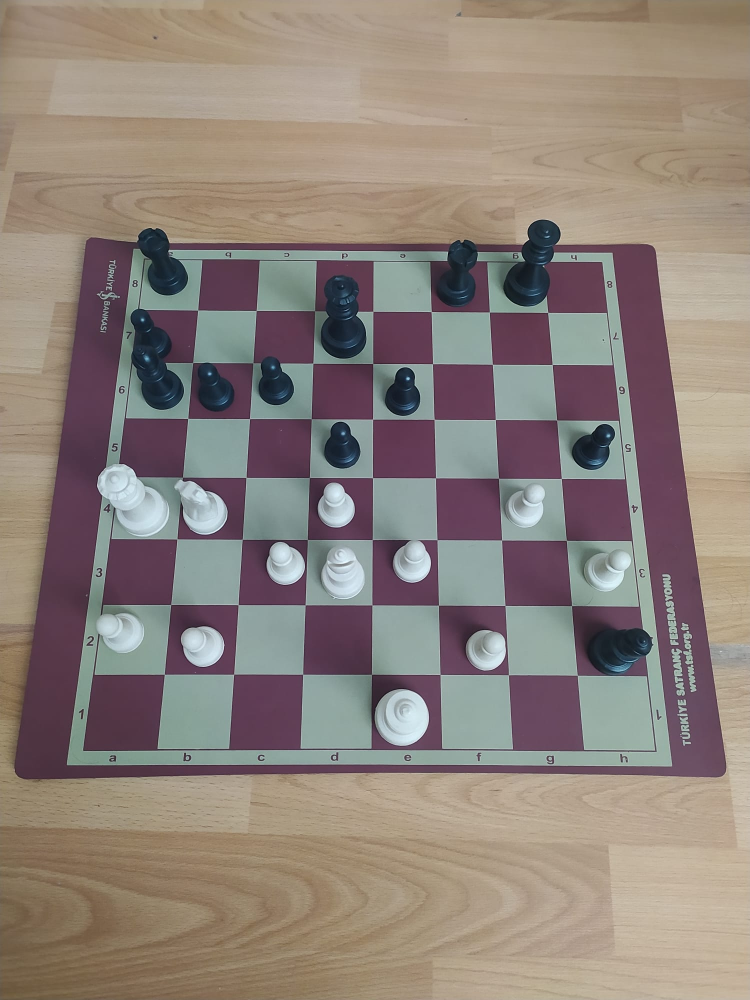
#> input picture test-10.jpeg, 1500 x 2000 px, given in place of the camera (shown at 1/2 size)
$ python board_finder.py
#> lines starting #> are read from the running program, lines starting #| are printed output that depends on the picture; after the words box and inside, x2 and y2 are one past the last pixel; in counts of white or black regions, pixels touching at a corner belong together
#> further down, frame is the input picture: shape (2000, 1500, 3); mean B, G, R 122.1, 129.9, 142
#this code finds the board without using any Neural network models. (cant find the board when pieces are placed on it)


import cv2 as cv
import numpy as np
import math
import matplotlib.pyplot as plt
import chess
import chess.engine
import time

INTERVAL = 10
LAST_CAPTURE_TIME = 0
MIN_SQUARE_LENGTH = 30
MAX_SQUARE_LENGTH = 50

MIN_BOARD_LENGTH = 240
MAX_BOARD_LENGTH = 400
# Class id to label mapping must match training
CLASS_ID_TO_NAME = {
    0: 'black-bishop', 1: 'black-king', 2: 'black-knight', 3: 'black-pawn', 4: 'black-queen', 5: 'black-rook',
    6: 'white-bishop', 7: 'white-king', 8: 'white-knight', 9: 'white-pawn', 10: 'white-queen', 11: 'white-rook'
}


camera = cv.VideoCapture(0, cv.CAP_DSHOW)
if not camera.isOpened():
    print("Не удалось открыть камеру")
    exit()

def detect_chessboard(frame):
        img = frame.copy()
        gray_img = cv.cvtColor(img, cv.COLOR_BGR2GRAY)
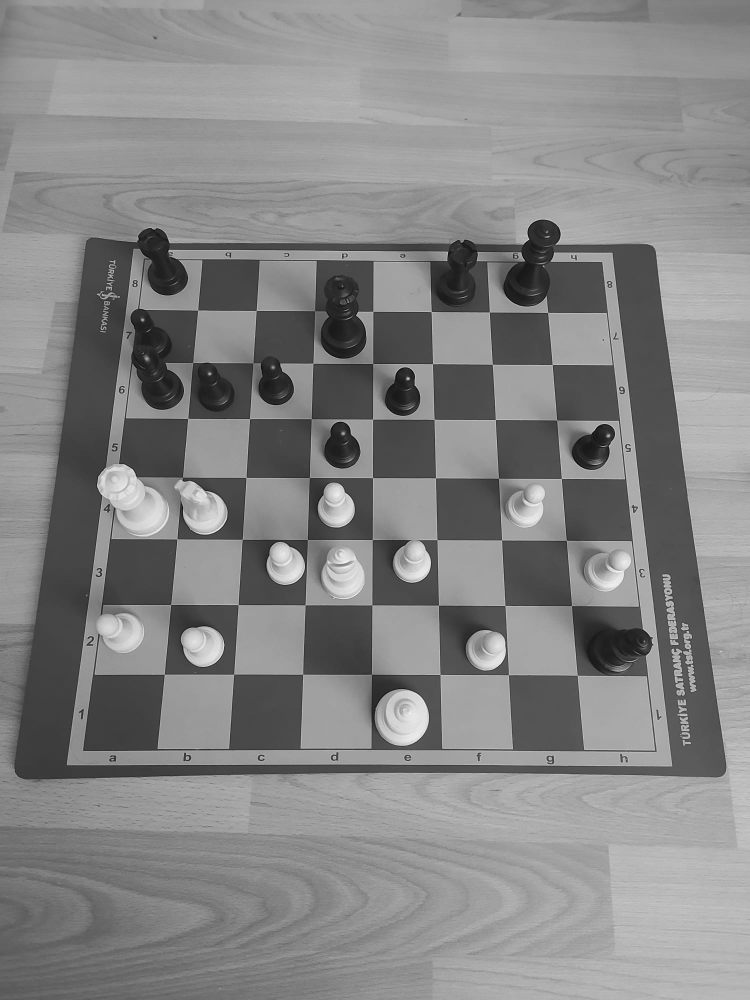
#> gray_img: shape (2000, 1500) (shown at 1/2 size); min 0, max 254, mean 132.7

        # Apply Gaussian blur to reduce noise from pieces
        blurred = cv.GaussianBlur(gray_img, (5, 5), 0)

        #Detecting edges with lower sensitivity to reduce piece interference
        canny_img = cv.Canny(blurred, 50, 100)
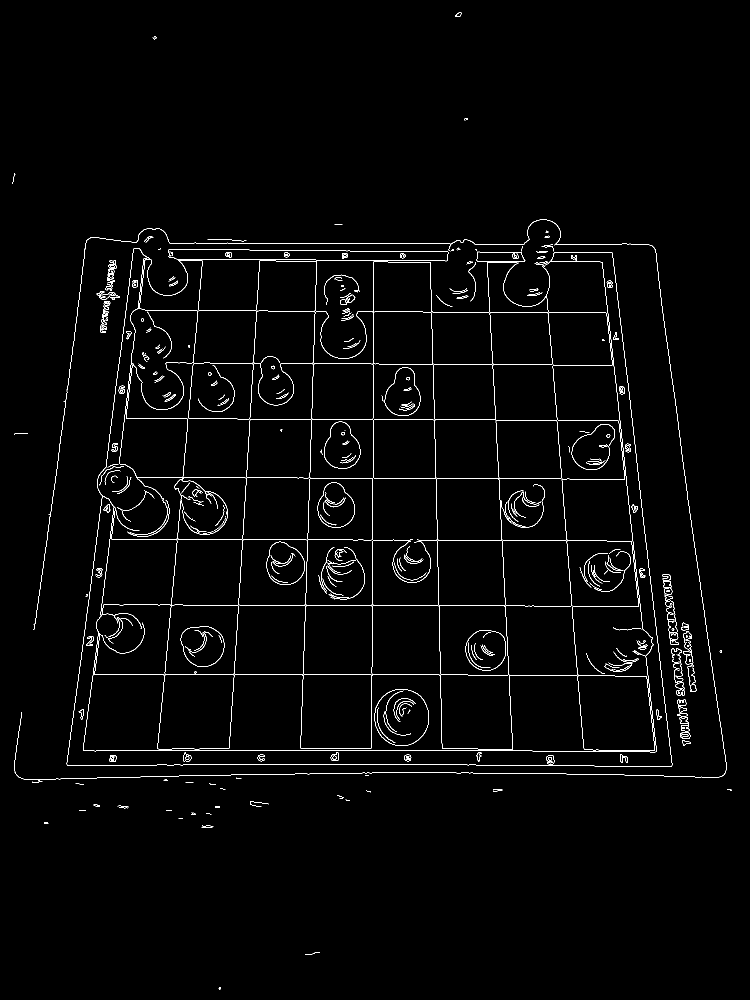
#> canny_img: shape (2000, 1500) (shown at 1/2 size); 1.6% white in thin lines or dots
        cv.imshow('edges', canny_img)

        #Widering edges with larger kernel to connect board edges
        kernel = np.ones((3,3), np.uint8)
        wider_img = cv.dilate(canny_img, kernel, iterations=2)
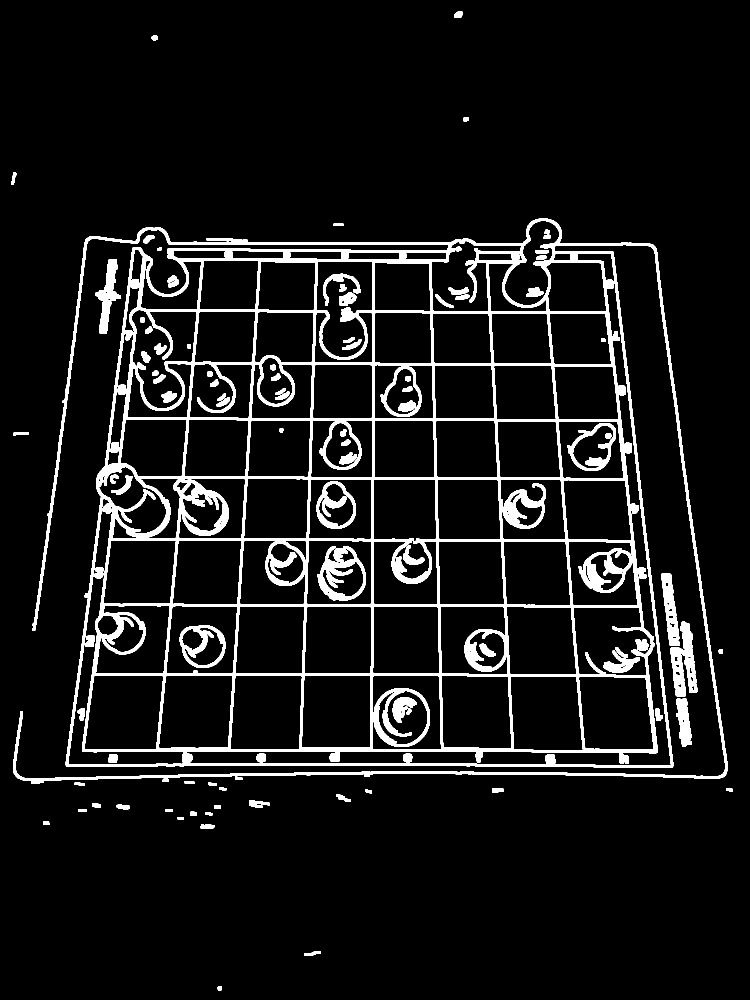
#> wider_img: shape (2000, 1500) (shown at 1/2 size); 8% white; 100 white regions, largest, box (x1, y1, x2, y2) and area: (26, 437, 1455, 1568) 188429, (634, 1092, 732, 1201) 4494, (1340, 1243, 1395, 1394) 4325
        cv.imshow('wider img', wider_img)

        threshold = 350
        black_img_lines = np.zeros_like(wider_img)
        lines = cv.HoughLines(wider_img, 1, np.pi / 180, threshold=threshold)
#> lines = 677 rows, first 8: [1531, 1.57], [1501, 1.57], [1351, 1.57], [1211, 1.57], [1080, 1.57], [-1225, 3], [956, 1.57], [651, 0.0349]

        if lines is not None:
            for rho, theta in lines[:, 0]:
                a = np.cos(theta)
                b = np.sin(theta)
                x0 = a * rho
                y0 = b * rho
                x1 = int(x0 + 1000 * (-b))
                y1 = int(y0 + 1000 * (a))
                x2 = int(x0 - 1000 * (-b))
                y2 = int(y0 - 1000 * (a))
                cv.line(black_img_lines, (x1, y1), (x2, y2), (255, 255, 255), 2)
#> this loop made 677 passes
#> (rho, theta, a, b, x0, y0, x1, y1) on passes 1 to 3: (1531, 1.57, -4.37e-08, 1, -6.69e-05, 1531, -1000, 1530), (1501, 1.57, -4.37e-08, 1, -6.56e-05, 1501, -1000, 1500), (1351, 1.57, -4.37e-08, 1, -5.91e-05, 1351, -1000, 1350)
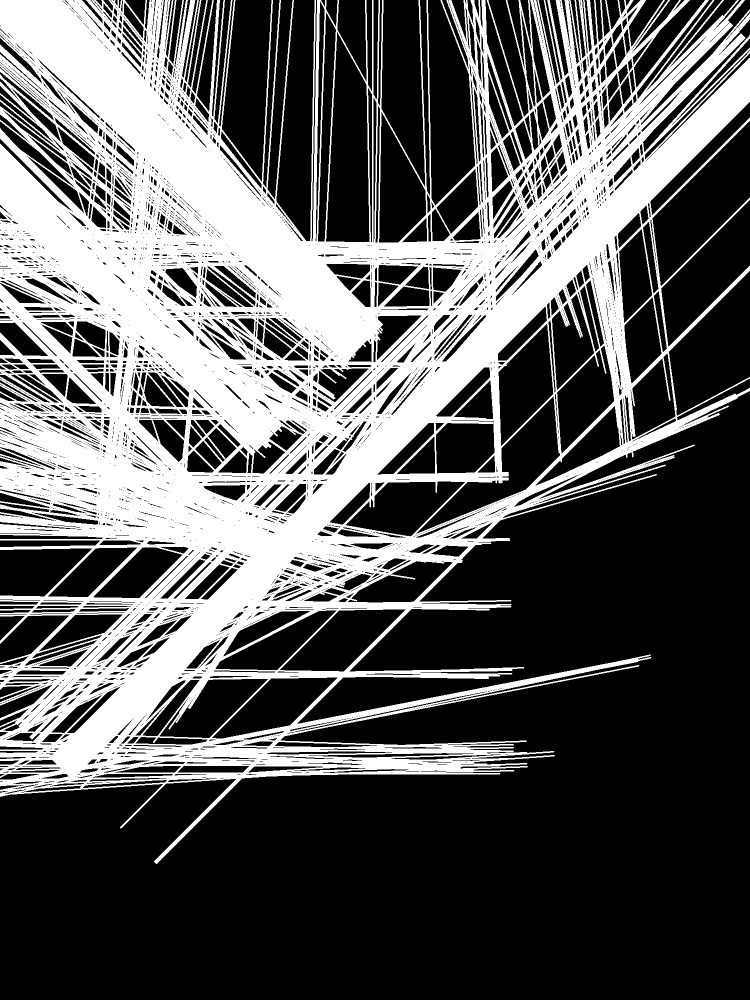
#> black_img_lines: shape (2000, 1500) (shown at 1/2 size); 35.1% white; 1 white region
            cv.imshow('Lines', black_img_lines)


        contours, _ = cv.findContours(black_img_lines, cv.RETR_TREE, cv.CHAIN_APPROX_SIMPLE)
#> contours = 8000 contours, 6573 with area under 20; largest, box (x1, y1, x2, y2) and area: (0, 0, 1500, 1728) 1586148, (651, 63, 740, 485) 27510, (832, 792, 1121, 1068) 20265, (559, 1218, 812, 1344) 16183, (996, 647, 1108, 893) 15630
        # Отрисовка прямоугольников вместо линий
        black_img_squares = np.ones_like(black_img_lines)

        rect_count = 0  # Считаем прямоугольники

        for contour in contours:
            area = cv.contourArea(contour)
            if area < 200 or area > 15000:
                continue  # фильтруем слишком маленькие/большие

            epsilon = 0.03 * cv.arcLength(contour, True)
            approx = cv.approxPolyDP(contour, epsilon, True)

            # Из всех многоугольников нужно теперь извлечь только квадраты


            def is_square(approx, min_side=MIN_SQUARE_LENGTH, max_side=MAX_SQUARE_LENGTH, angle_tolerance=20):
                # approx - массив из 4 точек контура
                if len(approx) != 4:
                    return False

                def length(p1, p2):
                    return np.linalg.norm(p1 - p2)

                pts = approx.reshape(4, 2)
                sides = [length(pts[i], pts[(i+1)%4]) for i in range(4)]

                # Проверяем длины сторон в заданном диапазоне
                for side in sides:
                    if side < min_side or side > max_side:
                        return False

                # Проверяем, что все стороны примерно равны (отклонение не более 15%)
                mean_side = np.mean(sides)
                for side in sides:
                    if abs(side - mean_side) > mean_side * 0.15:
                        return False

                # Проверяем углы, они должны быть примерно 90 градусов
                def angle(pt1, pt2, pt3):
                    vec1 = pt1 - pt2
                    vec2 = pt3 - pt2
                    cos_angle = np.dot(vec1, vec2) / (np.linalg.norm(vec1) * np.linalg.norm(vec2))
                    angle_deg = np.degrees(np.arccos(cos_angle))
                    return angle_deg

                angles = []
                for i in range(4):
                    ang = angle(pts[(i-1)%4], pts[i], pts[(i+1)%4])
                    angles.append(ang)

                for ang in angles:
                    if abs(ang - 90) > angle_tolerance:
                        return False

                return True
#> this loop made 8000 passes
#> area on passes 1, 3, 7: 1586147.5, 103, 132

        squares = []
        for contour in contours:
                area = cv.contourArea(contour)
                if area < 150 or area > 20000:
                    continue

                epsilon = 0.03 * cv.arcLength(contour, True)
                approx = cv.approxPolyDP(contour, epsilon, True)

                if len(approx) == 4 and is_square(approx):
                    squares.append(approx.reshape(4,2))
                    cv.drawContours(black_img_squares, [approx], -1, 255, thickness=4)
                    rect_count += 1
#> black_img_squares: shape (2000, 1500); every value is 1
#> after the loop, rect_count = 0; squares = []
        cv.imshow('squares', black_img_squares)

        #finding the centers of the squares
        mid_squares = []

        if len(squares) == 0:
            print("No squares detected")
            return None

        for square in squares:
            sum_x = 0
            sum_y = 0
            for point in square:
                sum_x += point[0]
                sum_y += point[1]
            mid_x = sum_x / 4
            mid_y = sum_y / 4
            mid_squares.append((mid_x, mid_y))

        #finding the biggest contour
        contours, _ = cv.findContours(wider_img, cv.RETR_EXTERNAL, cv.CHAIN_APPROX_SIMPLE)

        if not contours:
            print('No chess board detected')
            return None

        largest_contour = max(contours, key=cv.contourArea)
        largest_contour_img = np.zeros_like(wider_img)

        cv.drawContours(largest_contour_img, largest_contour, -1, (255,255,255), 10)
        cv.imshow('board', largest_contour_img)

        # Find the actual corners of the chessboard using contour approximation
        epsilon = 0.02 * cv.arcLength(largest_contour, True)
        approx_corners = cv.approxPolyDP(largest_contour, epsilon, True)

        # Ensure we have exactly 4 corners
        if len(approx_corners) != 4:
            print("Could not detect exactly 4 corners of the chessboard")
            return None

        # Sort corners in order: top-left, top-right, bottom-right, bottom-left
        corners = approx_corners.reshape(4, 2)

        # Sort by y-coordinate first to separate top and bottom
        corners = corners[corners[:, 1].argsort()]
        top_corners = corners[:2]
        bottom_corners = corners[2:]

        # Sort top corners by x-coordinate
        top_corners = top_corners[top_corners[:, 0].argsort()]
        # Sort bottom corners by x-coordinate
        bottom_corners = bottom_corners[bottom_corners[:, 0].argsort()]

        # Reconstruct the ordered corners
        board_corners = np.array([
            top_corners[0],      # Top-left
            top_corners[1],      # Top-right
            bottom_corners[1],   # Bottom-right
            bottom_corners[0]    # Bottom-left
        ], dtype=np.float32)

        # Check which squares are inside the chess board using contour point test
        board_squares = []
        for square in mid_squares:
            square_x, square_y = square
            # Check if the square center is inside the board contour
            if cv.pointPolygonTest(largest_contour, (square_x, square_y), False) >= 0:
                board_squares.append(square)

        is_board = False
        if len(board_squares) > 20:  # Reduced threshold to be more tolerant
            is_board = True
            print(f"Chess board detected with {len(board_squares)} squares")
        else:
            print(f"Not enough squares detected: {len(board_squares)} (need > 20)")

        # we divide the board into 64 pieces with angle consideration
        if is_board == True:
            new_board = frame.copy()

            # Calculate the size of the board in the transformed space
            # We'll use a standard 8x8 grid size for the transformed image
            grid_size = 400  # Size of the transformed board image
            square_size = grid_size // 8

            # Define the destination corners for perspective transform
            dst_corners = np.array([
                [0, 0],                    # Top-left
                [grid_size, 0],            # Top-right
                [grid_size, grid_size],    # Bottom-right
                [0, grid_size]             # Bottom-left
            ], dtype=np.float32)

            # Calculate perspective transform matrix
            perspective_matrix = cv.getPerspectiveTransform(board_corners, dst_corners)

            # Apply perspective transform to get the straightened board
            transformed_board = cv.warpPerspective(new_board, perspective_matrix, (grid_size, grid_size))

            # Draw the detected board corners on the original image
            for i, corner in enumerate(board_corners):
                cv.circle(new_board, tuple(corner.astype(int)), 5, (0, 0, 255), -1)
                cv.putText(new_board, str(i), tuple(corner.astype(int)),
                          cv.FONT_HERSHEY_SIMPLEX, 0.5, (255, 255, 255), 1)

            # Create 8x8 grid of squares on the transformed board
            squares_grid = []
            for row in range(8):
                for col in range(8):
                    # Calculate square coordinates in transformed space
                    x1 = col * square_size
                    y1 = row * square_size
                    x2 = (col + 1) * square_size
                    y2 = (row + 1) * square_size

                    # Extract square from the transformed board
                    square = transformed_board[y1:y2, x1:x2]

                    # Calculate the corresponding coordinates in the original image
                    # Transform the square corners back to original image space
                    square_corners_transformed = np.array([
                        [x1, y1],
                        [x2, y1],
                        [x2, y2],
                        [x1, y2]
                    ], dtype=np.float32)

                    # Apply inverse perspective transform
                    inverse_matrix = cv.getPerspectiveTransform(dst_corners, board_corners)
                    square_corners_original = cv.perspectiveTransform(
                        square_corners_transformed.reshape(-1, 1, 2), inverse_matrix
                    ).reshape(-1, 2)

                    # Draw the transformed square on the original image
                    square_corners_original_int = square_corners_original.astype(int)
                    cv.polylines(new_board, [square_corners_original_int], True, (0, 255, 0), 2)

                    # Add square coordinates and content to the grid
                    squares_grid.append({
                        'position': (row, col),
                        'coordinates_transformed': (x1, y1, x2, y2),
                        'coordinates_original': square_corners_original.tolist(),
                        'content': square
                    })

            # Display both the original image with drawn squares and the transformed board
            cv.imshow('Divided Chess Board (Original)', new_board)
            cv.imshow('Transformed Chess Board', transformed_board)
            print(f"Board divided into 64 squares with angle consideration. Grid size: {len(squares_grid)} squares")

            return squares_grid
        else:
            print("no chessboard detected, trying again")
            return None

while True:
    ret, frame = camera.read()
    if not ret:
        print("Не удалось считать кадр")
        break

    now = time.time()
    if now - LAST_CAPTURE_TIME >= INTERVAL:
        cv.imshow('Screenshot',frame)
        detect_chessboard(frame)
        LAST_CAPTURE_TIME = now

    if cv.waitKey(1) & 0xFF == ord('q'):
#> (key q is pressed here)
        break

camera.release()
cv.destroyAllWindows()
